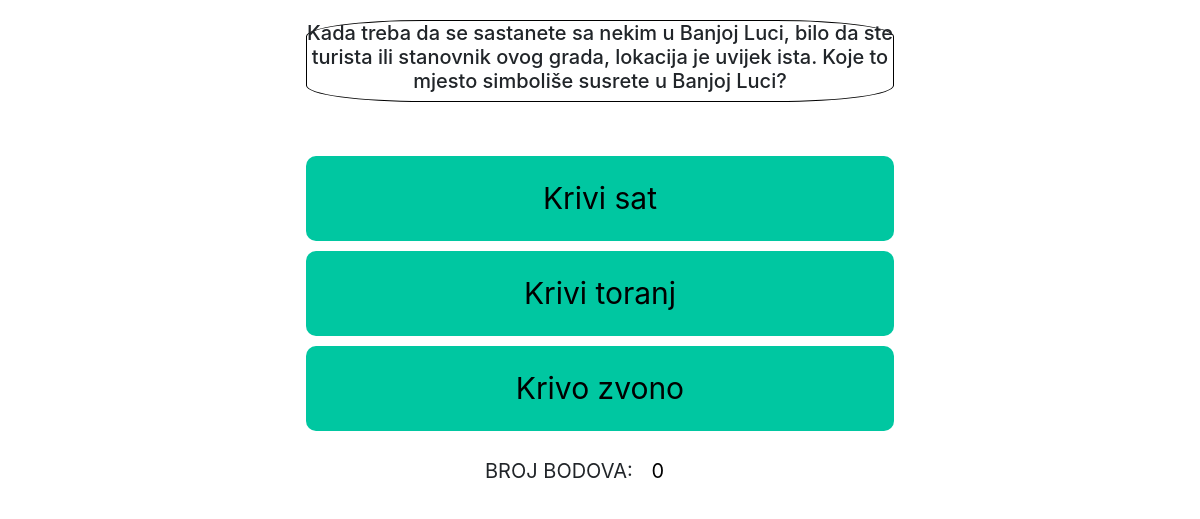
Screenshot of /kviz.php with the database file from the repository.
### tables this page shows
CREATE TABLE `kviz2` (
  `id` int(11) NOT NULL,
  `pitanje` text NOT NULL,
  `odgovor_1` text NOT NULL,
  `odgovor_2` text NOT NULL,
  `odgovor_3` text NOT NULL,
  `tacan_odgovor` text NOT NULL
);

### kviz.php (the view, shortened to what this page needs)
<!DOCTYPE html>
<html lang="en">
<head>
    <link href="css/kviz.css" rel="stylesheet">
    <link href="css/bootstrap.min.css" rel="stylesheet">
</head>
<body>
    <?php
$servername = "localhost";
$username   = "root";
$password   = "";
$dbname     = "database_dogadjaji";
$conn = new mysqli($servername, $username, $password, $dbname);
$conn->set_charset('utf8');
    if (isset($_POST['submit'])) {
        $varijabla = $_POST['submit'];
        $tacan     = $_SESSION['tacanodg'];
        $rezultat  = $_POST['rezultat'];
        $num_array = $_SESSION['array'];
        if ($varijabla == $tacan) {
            $brojac = $rezultat + 1;
        } else {
            $brojac = $rezultat;
        }
    } else {
        $brojac    = 0;
        $num_array = array();
    }
    if (count($num_array) == 10) {
        echo "<div class='kraj_kviza' >";
            echo "<h1>Cestitamo!</h1>";
            echo "<div class='broj_bodova' >";
                echo "<label>Broj bodova koji ste osvojili: </label>";
                echo "<input value=".$brojac.">";
                if(check_login()){
                    echo "<a class='btn btn-lg btn-outline-primary btn-block' href='admin_menu.php' role='button'>Pocetna</a>";
                }else{
                    echo "<a class='btn btn-lg btn-outline-primary btn-block' href='guest_menu.php' role='button'>Pocetna</a>";
                }
            echo "</div>";
        echo "</div>";
    } else {
        do {
            $random_number = rand(20, 29);
        } while (in_array($random_number, $num_array));
        array_push($num_array, $random_number);
        $sql= "SELECT * FROM kviz2 WHERE id =" . $random_number;
        $result= $conn->query($sql);
        if ($row = $result->fetch_assoc()) {
            echo "<div class='kviz_form' >";
                $pitanje = $row['pitanje'];
                echo "<div id = 'pitanje_div' ><h1>".$pitanje."</h1></div>";
                echo "<br>";
                echo "<form method='POST' action=''>";
                $odg1 = $row['odgovor_1'];
                $odg2 = $row['odgovor_2'];
                $odg3 = $row['odgovor_3'];
                echo "<div class='odgovori' >";
                    echo "<button type = 'submit' name='submit' value = '$odg1'>";
                    echo $odg1;
                    echo "</button>";
                    echo "<button type = 'submit' name='submit' value = '$odg2'>";
                    echo $odg2;
                    echo "</button>";
                    echo "<button type = 'submit' name='submit' value ='$odg3'>";
                    echo $odg3;
                    echo "</button>";
                    echo "<div class='rezultat'>";
                        echo "<label>Broj bodova: </label>";
                        echo "<input type='text' name='rezultat' value ='$brojac'>";
                    echo "</div>";
                    echo "<br>";
                echo "</div>";
            echo "</div>";
        }
    }
?>
</body>
</html>

### css/kviz.css (style rules this page uses)
.kviz_form { width: 70%; margin: auto; }
#pitanje_div { margin: 20px auto; width: 70%; border: 1px solid black; border-radius: 20%; }
.kviz_form h1 { border-radius: 20%; text-align: center; font-size: 20px; }
.odgovori button { margin: 10px auto; display:block; text-align: center; width:70%; font-size: 30px; padding: 20px; border-radius: 10px; border: none; background-color: #00c7a1;; transition: 1s; }
.kviz_form .rezultat label { font-size: 20px; text-transform: uppercase; }
.kviz_form .rezultat input { width: 50px; font-size: 20px; padding:5px; text-align: center; border: none; }
.kviz_form .rezultat { width: 230px; margin: 20px auto; }

### rows the page displays
kviz2: pitanje "Kada treba da se sastanete sa nekim u Banjoj Luci, bilo da ste turista ili stanovnik ovog grada, lokacija je uvijek ista. Koje to mjesto simboliše susrete u Banjoj Luci?", odgovor_1 "Krivi sat", odgovor_2 "Krivi toranj", odgovor_3 "Krivo zvono"
